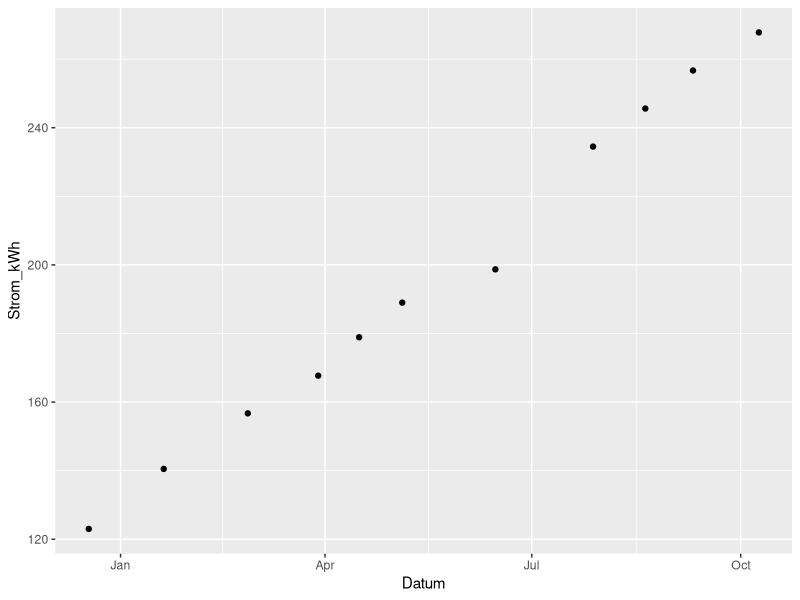

This chart was generated by the following R code:
### Ziel: Ein R-Script bauen, das mit dem aktuellen Datum und dem Zählerstand
# aufgerufen werden kann, beide Datenpunkte einer Tabelle hinzufügt
# und in ein Diagramm den Stromverbrauch gegen die Zeit aufträgt.

# lese Datensatz ein
# install.packages("readr")
library(readr)
Verbrauch <- read_csv(file = "Strom.csv")
# visualisiere Zählerstand (siehe auch Help > Cheatsheets)
# install.packages("ggplot2")
library(ggplot2)
ggplot(data = Verbrauch, mapping = aes(x = Datum, y = Strom_kWh)) +
  geom_point()

# füge weiteren Zählerstand zur Tabelle hinzu
# install.packages("tibble")

# speichere aktualisierte Tabelle als Datei


### weiteres Ziel: Aus dem bisher erfassten Verbrauch den Abschlag hochrechnen
# und visualisieren.

# definiere Variablen (im Vertragssinne eher "Konstanten")

# breche Verbrauch auf Tage herunter & rechne auf Monat hoch
# 1. aus den Datumsangaben ein Intervall
# 2. Stromverbrauch zwischen zwei Zählerständen
# 3. Stromverbrauch pro Tag
# 4. realistischer Abschlag aus Grundpreis, kWh/Tag * 30 * Preis/kWh

# install.packages("dplyr")



# visualisiere Hochrechnung


  # hochgerechnet auf Monat

  # hochgerechnet auf Jahr

  # tatsächlich

  # aufhübschen (zusätzlich zu linetype & color oben)

### Eigene Weiterarbeit hieran:
# 1. einen echten Zählerstand in Strom.csv eintragen (Datumsformat: "YYYY-MM-DD")
# 2. Beispieldaten löschen & Strom.csv speichern
#
# Dann: .RProj-Datei regelmäßig öffnen, neuen Zählerstand in add_row(...) eintragen,
# und Script mittels "Source with Echo"-Button ausführen. Das jeweils aktuelle
# Diagramm sollte im "Plots"-Tab erscheinen.
#
# Weiterentwicklungsideen für dieses Script:
# https://github.com/katrinleinweber/Halbwegs-Smart-MeteR/issues
#
# Weitere R-Lern-Resourcen
# - http://exercism.io/languages/r/
# - https://swcarpentry.github.io/r-novice-gapminder/
